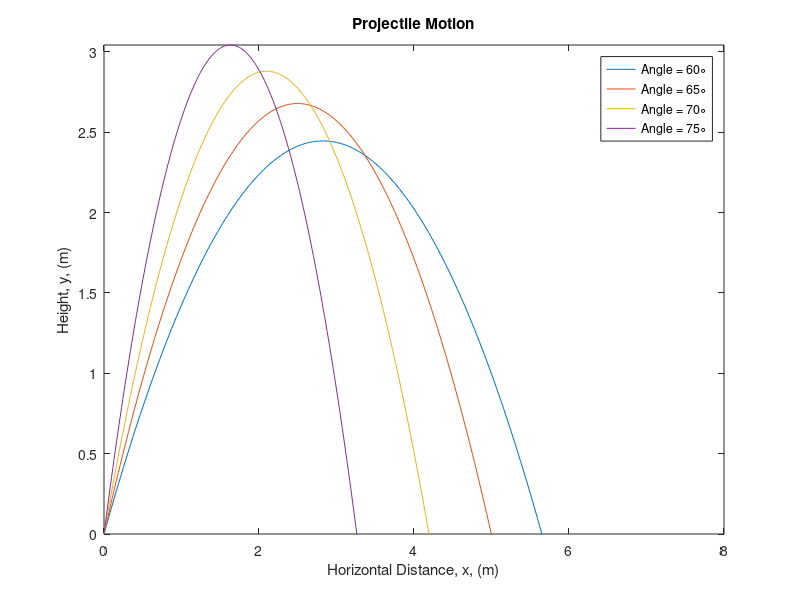

Here is the MATLAB script that generated this plot:
% Vincent Santillo
% ENGR121 - Assignment 1
% Problem 1 - Trajectory
% ----- ----- %

% --- Boilerplate Reset --- %
clear all,clc,close all

% --- Variable Declaration --- %
theta1 = 60;              % Theta angle of 60 degrees
theta2 = 65;              % Theta angle of 65 degrees
theta3 = 70;              % Theta angle of 70 degrees
theta4 = 75;              % Theta angle of 75 degrees
time = [0:(1/128):8];       % Time in s, start at 0s, end at 8s, incrementing by 1/128s
vel = 8;                  % Velocity of 8 m/s
grav = 9.81;              % Gravity Constant of 9.81 m/s^2

% --- Main Function --- %
x1 = vel*cosd(theta1)*time;                       % x value when Theta = 60
y1 = vel*sind(theta1)*time - 0.5*grav*(time.^2);  % y value when Theta = 60

x2 = vel*cosd(theta2)*time;                       % x value when Theta = 65
y2 = vel*sind(theta2)*time - 0.5*grav*(time.^2);  % y value when Theta = 65

x3 = vel*cosd(theta3)*time;                       % x value when Theta = 70
y3 = vel*sind(theta3)*time - 0.5*grav*(time.^2);  % y value when Theta = 70

x4 = vel*cosd(theta4)*time;                       % x value when Theta = 75
y4 = vel*sind(theta4)*time - 0.5*grav*(time.^2);  % y value when Theta = 75

% --- Graphical Output --- %
figure
plot(x1,y1,x2,y2,x3,y3,x4,y4)  % Plot all values of the computed x and y values for each step of Theta
title('Projectile Motion')
xlabel('Horizontal Distance, x, (m)')
ylabel('Height, y, (m)')
legend('Angle = 60\circ', 'Angle = 65\circ', 'Angle = 70\circ', 'Angle = 75\circ', 'Location','NorthEast')
axis([0 8 0 max(y4)]) % Axis values